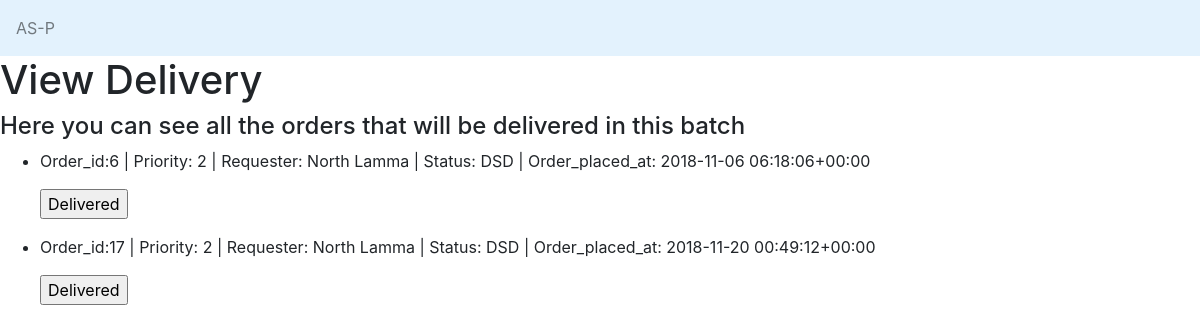
The app's page /asp/delivery (signed in) with its own data.
### asp/models.py (models this page shows, shortened)
class Order(models.Model):
    QUEUED_FOR_PROCESSING = 'QFP'
    PROCESSING_BY_WAREHOUSE = 'PBW'
    QUEUED_FOR_DISPATCH = 'QFD'
    DISPATCHED = 'DSD'
    DELIVERED = 'DLD'
    STATUS = (
        (QUEUED_FOR_PROCESSING, 'Queued for Processing'),
        (PROCESSING_BY_WAREHOUSE, 'Processing by Warehouse'),
        (QUEUED_FOR_DISPATCH, 'Queued for Dispatch'),
        (DISPATCHED, 'Dispatched'),
        (DELIVERED, 'Delivered')
    )
    PRIORITY_HIGH = 3
    PRIORITY_MEDIUM = 2
    PRIORITY_LOW = 1
    PRIORITY = (
        (PRIORITY_HIGH, 'high'),
        (PRIORITY_MEDIUM, 'medium'),
        (PRIORITY_LOW, 'low')
    )
    status = models.CharField(
        max_length = 3,
        choices = STATUS,
        default = QUEUED_FOR_PROCESSING
    )
    requester = models.ForeignKey(UserExt, on_delete = models.CASCADE)
    priority = models.PositiveIntegerField(
        choices = PRIORITY,
        default = PRIORITY_LOW
    )
    time_queued_processing = models.DateTimeField()
    time_processing = models.DateTimeField(null = True, blank = True)
    time_queued_dispatch = models.DateTimeField(null = True, blank = True)
    time_dispatched = models.DateTimeField(null = True, blank = True)
    time_delivered = models.DateTimeField(null = True, blank = True)
    def __str__(self):
        return f"Order_id:{self.id} | Priority: {self.priority} | Requester: {self.requester.user.username} | Status: {self.status} | Order_placed_at: {self.time_queued_processing}"

class UserExt(models.Model):
    CLINIC_MANAGER = 'CM'
    DISPATCHER = 'DP'
    WAREHOUSE_PERSONNEL = 'WP'
    ADMIN = 'AD'
    ROLES = (
        (CLINIC_MANAGER, 'Clinic Manager'),
        (DISPATCHER, 'Dispatcher'),
        (WAREHOUSE_PERSONNEL, 'Warehouse Personnel'),
        (ADMIN, 'Admin')
    )
    user = models.OneToOneField(User, on_delete=models.CASCADE)
    hospital = models.ForeignKey(Hospital, on_delete=models.CASCADE, null = True, blank = True, related_name='working_hospital')
    resetPassword = models.BooleanField(default=False)
    role = models.CharField(
        max_length = 2,
        choices = ROLES,
        default = CLINIC_MANAGER
    )
    def is_permitted_to_access(self, role):
        if self.role != role:
            return False
        return True

### asp/views.py (the view, shortened to what this page needs)
# urls.py: path('delivery', views.delivery, name='delivery'),
def delivery(request):
    if not request.user.is_authenticated:
        return HttpResponse('No Permission', status = 403)
    if UserExt.objects.get(user = request.user).is_permitted_to_access('CM'):
        ordersToDeliver = Order.objects.filter(status = 'DSD').filter(requester = UserExt.objects.get(user = request.user).id)
        return render(request, 'asp/delivery.html', {'orders': ordersToDeliver})
    else:
        return HttpResponse('No Permission', status = 403)

### asp/templates/asp/delivery.html (shortened to what this page needs)
{% extends "asp/header.html" %}
{% block content %}
<h1>View Delivery</h1>
<h4>Here you can see all the orders that will be delivered in this batch</h4>
<ul>
    {% for order in orders %}
        <li>
            <p>
                {{ order }}
                <form action="/asp/delivery" method="post">
                    <input type="submit" value="Delivered">
                </form>
            </p>
        </li>
    {% endfor %}
</ul>
{% endblock %}

### records on screen
Order: id+priority+requester "Order_id:6 | Priority: 2 | Requester: North Lamma | Status: DSD | Order_placed_at: 2018-11-06 06:18:06+00:00"
Order: id+priority+requester "Order_id:17 | Priority: 2 | Requester: North Lamma | Status: DSD | Order_placed_at: 2018-11-20 00:49:12+00:00"
